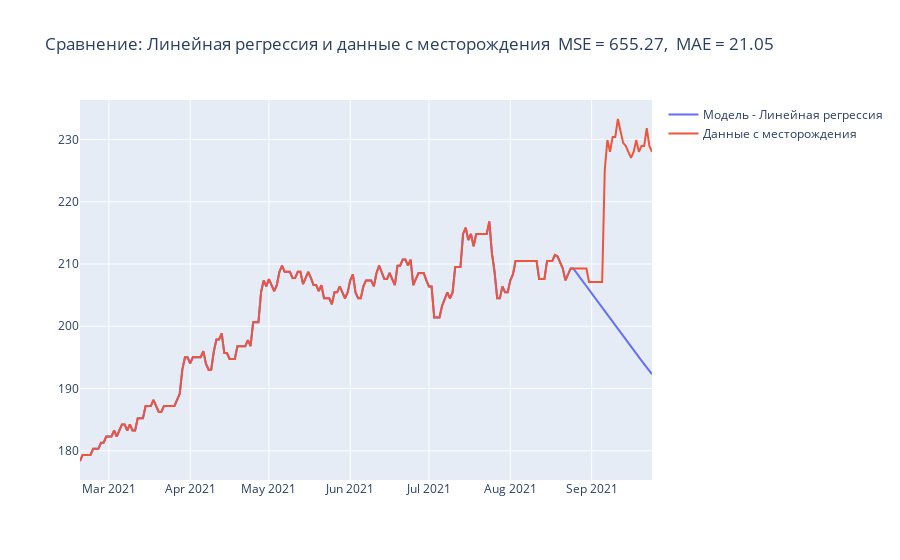

This figure's notebook cell:
### Code cell
index = 859

path_to_dir_with_data = '../../data/data_for_model/linear_regression/'
data_name = result_new.loc[index, 'DATAFRAME_NAME']
test_size, poly_degree, count_feature, well, feature_degree= result_new.loc[index, ['PREDICT_DAYS', 
                                                                                'POLY_DEGREE',
                                                                                'DAY_AGO',
                                                                                'WELL_NAME',
                                                                                'FEATURE_DEGREE']]

feature_degree = [feature_degree]
data_index = pd.read_csv(f'{path_to_dir_with_data}{data_name}')
data_index['MEASURED_IN_DATE'] = pd.to_datetime(data_index['MEASURED_IN_DATE'])
data_index.set_index('MEASURED_IN_DATE', inplace=True)

X_train, X_test, y_train, y_test = train_test_wells(data_index, 'OIL_RATE', test_size=test_size)

####

poly_features = PolynomialFeatures(degree=poly_degree, include_bias=False)
columns_for_poly = feature_degree
other_columns = [column for column in X_train.columns if column not in columns_for_poly]
column_transform = ColumnTransformer(transformers=[
    ('poly', poly_features, columns_for_poly),
    ('other', 'passthrough', other_columns)
])


model = make_pipeline(column_transform, 
                      StandardScaler(with_mean=True), 
                      LinearRegression(n_jobs=-1))

####
model.fit(X_train, y_train['TARGET_OIL_RATE'])
weights = model.named_steps.linearregression.coef_
####

poly_features = model.named_steps.columntransformer
standard_scaler = model.named_steps.standardscaler
linear_reg = model.named_steps.linearregression

X_test_well = X_test[X_test['WELL_NAME'] == well]
y_test_well = y_test[y_test['WELL_NAME'] == well]['TARGET_OIL_RATE']

data = X_test_well.iloc[[0]]

total_points = X_test_well.shape[0]


answer = []

for point in range(total_points):
    data_next_point = standard_scaler.transform(column_transform.transform(data))
    value_point = linear_reg.predict(data_next_point) 


    answer.append(value_point)

    if len(answer) == total_points:
        break

    data.index = [X_test_well.index[point + 1]]
    data.iloc[:, : - count_feature] = [X_test_well.iloc[point + 1, : - count_feature]]

    data.iloc[:, - count_feature : -1] = data.iloc[:, - count_feature + 1 :];
    data.iloc[:, - 1] = value_point

answer = pd.Series(answer, index=y_test_well.index).astype('float')
print(answer.shape, y_test_well.shape)
####

MSE = mean_squared_error(y_test_well, answer) 
MAE = mean_absolute_error(y_test_well, answer)

y_train_well = y_train[y_train["WELL_NAME"] == well]['TARGET_OIL_RATE']


from functions.graph_with_prediction import graph_with_prediction
graph_with_prediction(y_train=y_train_well, 
                      y_test=y_test_well, 
                      answer_model=answer, 
                      model_name='Линейная регрессия')

### Figure 1 — Plotly figure (JSON) as saved in the notebook; plotly's stock layout.template omitted (floating-point values rounded to 4 significant figures; data arrays with more than 128 entries replaced by an {"elided": "..."} marker saying what was removed)
{"data": [{"mode": "lines", "name": "Модель - Линейная регрессия", "type": "scatter", "x": {"elided": "219 str values"}, "y": {"elided": "219 float values"}}, {"mode": "lines", "name": "Данные с месторождения", "type": "scatter", "x": {"elided": "219 str values"}, "y": {"elided": "219 float values"}}], "layout": {"title": {"text": "Сравнение: Линейная регрессия и данные с месторождения \nMSE = 655.27, \nMAE = 21.05"}}}
